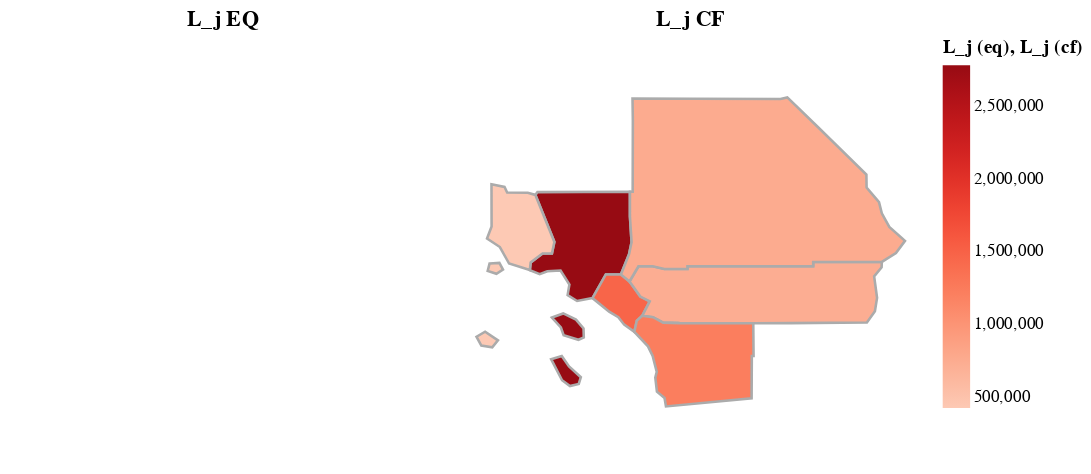

Notebook code cell kept with this figure:
### Code cell
alt.hconcat(map_L_j_eq, map_L_j_cf)

### Figure 1 — Vega-Lite specification as saved in the notebook (floating-point values rounded to 4 significant figures)
{"config": {"view": {"continuousWidth": 300, "continuousHeight": 300}}, "hconcat": [{"data": {"values": [{"type": "Feature", "geometry": {"type": "MultiPolygon", "coordinates": [[[[-118.1, 33.69], [-118.3, 33.66], [-118.5, 33.73], [-118.4, 33.84], [-118.6, 33.99], [-118.7, 33.98], [-118.8, 33.95], [-119.0, 33.99], [-118.9, 34.07], [-118.8, 34.17], [-118.7, 34.17], [-118.6, 34.29], [-118.9, 34.79], [-118.9, 34.82], [-117.7, 34.82], [-117.7, 34.56], [-117.6, 34.29], [-117.7, 34.16], [-117.8, 33.95], [-118.0, 33.95], [-118.1, 33.69]]], [[[-118.7, 33.49], [-118.5, 33.53], [-118.4, 33.46], [-118.3, 33.37], [-118.3, 33.27], [-118.3, 33.25], [-118.5, 33.3], [-118.6, 33.38], [-118.7, 33.49]]], [[[-118.7, 33.04], [-118.5, 33.07], [-118.4, 32.96], [-118.3, 32.85], [-118.3, 32.77], [-118.4, 32.75], [-118.5, 32.81], [-118.7, 33.04]]]]}, "properties": {"county_j_name": "Los Angeles", "county_j": 0, "w_j_emp_data": 83554, "w_j_county_data": 378140908586, "L_j_data": 4525711, "_n_firms_j_data": 572385, "w_j_emp_norm_data": 1.061, "w_j_county_norm_data": 1.061, "L_j_cf": 2781000.0, "diff_L_j": -1745000.0, "FID": 1993}}, {"type": "Feature", "geometry": {"type": "Polygon", "coordinates": [[[-117.8, 33.95], [-117.7, 33.87], [-117.5, 33.71], [-117.4, 33.66], [-117.5, 33.51], [-117.6, 33.45], [-117.6, 33.33], [-117.7, 33.41], [-117.8, 33.49], [-117.9, 33.55], [-118.1, 33.69], [-118.0, 33.95], [-117.8, 33.95]]]}, "properties": {"county_j_name": "Orange", "county_j": 1, "w_j_emp_data": 81403, "w_j_county_data": 135232345686, "L_j_data": 1661276, "_n_firms_j_data": 148394, "w_j_emp_norm_data": 1.034, "w_j_county_norm_data": 1.034, "L_j_cf": 1472000.0, "diff_L_j": -189000.0, "FID": 362}}, {"type": "Feature", "geometry": {"type": "Polygon", "coordinates": [[[-116.1, 33.43], [-117.0, 33.43], [-117.2, 33.43], [-117.4, 33.49], [-117.5, 33.51], [-117.4, 33.66], [-117.5, 33.71], [-117.7, 33.87], [-117.6, 34.03], [-117.4, 34.03], [-117.2, 34.0], [-116.9, 34.0], [-116.9, 34.03], [-116.3, 34.03], [-115.3, 34.03], [-115.3, 34.08], [-114.4, 34.08], [-114.4, 34.02], [-114.5, 33.93], [-114.5, 33.7], [-114.5, 33.55], [-114.6, 33.43], [-115.6, 33.43], [-116.1, 33.43]]]}, "properties": {"county_j_name": "Riverside", "county_j": 2, "w_j_emp_data": 59734, "w_j_county_data": 50202249277, "L_j_data": 840433, "_n_firms_j_data": 86446, "w_j_emp_norm_data": 0.7587, "w_j_county_norm_data": 0.7587, "L_j_cf": 729300.0, "diff_L_j": -111100.0, "FID": 2943}}, {"type": "Feature", "geometry": {"type": "Polygon", "coordinates": [[[-117.7, 33.87], [-117.8, 33.95], [-117.7, 34.16], [-117.6, 34.29], [-117.7, 34.56], [-117.7, 34.82], [-117.6, 34.82], [-117.6, 35.56], [-117.6, 35.8], [-116.9, 35.8], [-115.7, 35.79], [-115.6, 35.81], [-115.3, 35.5], [-114.6, 35.0], [-114.6, 34.87], [-114.5, 34.71], [-114.4, 34.59], [-114.3, 34.45], [-114.1, 34.3], [-114.3, 34.17], [-114.4, 34.08], [-115.3, 34.08], [-115.3, 34.03], [-116.3, 34.03], [-116.9, 34.03], [-116.9, 34.0], [-117.2, 34.0], [-117.4, 34.03], [-117.6, 34.03], [-117.7, 33.87]]]}, "properties": {"county_j_name": "San Bernardino", "county_j": 3, "w_j_emp_data": 62368, "w_j_county_data": 52757761723, "L_j_data": 845908, "_n_firms_j_data": 77170, "w_j_emp_norm_data": 0.7921, "w_j_county_norm_data": 0.7921, "L_j_cf": 757100.0, "diff_L_j": -88850.0, "FID": 817}}, {"type": "Feature", "geometry": {"type": "Polygon", "coordinates": [[[-117.6, 33.33], [-117.6, 33.45], [-117.5, 33.51], [-117.4, 33.49], [-117.2, 33.43], [-117.0, 33.43], [-116.1, 33.43], [-116.1, 33.07], [-116.1, 33.07], [-116.1, 32.62], [-117.2, 32.53], [-117.2, 32.62], [-117.3, 32.69], [-117.3, 32.84], [-117.3, 32.9], [-117.4, 33.08], [-117.4, 33.18], [-117.6, 33.33]]]}, "properties": {"county_j_name": "San Diego", "county_j": 4, "w_j_emp_data": 82854, "w_j_county_data": 127309240480, "L_j_data": 1536541, "_n_firms_j_data": 133031, "w_j_emp_norm_data": 1.052, "w_j_county_norm_data": 1.052, "L_j_cf": 1222000.0, "diff_L_j": -315000.0, "FID": 1896}}, {"type": "Feature", "geometry": {"type": "MultiPolygon", "coordinates": [[[[-119.4, 34.9], [-119.3, 34.87], [-119.2, 34.81], [-119.0, 34.81], [-118.9, 34.79], [-118.6, 34.29], [-118.7, 34.17], [-118.8, 34.17], [-118.9, 34.07], [-119.0, 33.99], [-119.2, 34.06], [-119.3, 34.24], [-119.5, 34.33], [-119.4, 34.46], [-119.4, 34.9]]], [[[-119.5, 34.06], [-119.3, 34.07], [-119.3, 34.0], [-119.4, 33.95], [-119.5, 33.98], [-119.5, 34.06]]], [[[-119.6, 33.28], [-119.5, 33.33], [-119.4, 33.24], [-119.4, 33.17], [-119.6, 33.19], [-119.6, 33.28]]]]}, "properties": {"county_j_name": "Ventura", "county_j": 5, "w_j_emp_data": 70487, "w_j_county_data": 23702861713, "L_j_data": 336272, "_n_firms_j_data": 31435, "w_j_emp_norm_data": 0.8953, "w_j_county_norm_data": 0.8953, "L_j_cf": 422000.0, "diff_L_j": 85710.0, "FID": 963}}]}, "mark": {"type": "geoshape", "stroke": "#cdcdcd", "strokeWidth": 1.5}, "encoding": {"color": {"field": "properties.L_j_eq", "scale": {"scheme": "reds"}, "title": "L_j (eq)", "type": "quantitative"}}, "height": 250, "projection": {"type": "mercator"}, "title": "L_j EQ", "width": 250}, {"data": {"values": [{"type": "Feature", "geometry": {"type": "MultiPolygon", "coordinates": [[[[-118.1, 33.69], [-118.3, 33.66], [-118.5, 33.73], [-118.4, 33.84], [-118.6, 33.99], [-118.7, 33.98], [-118.8, 33.95], [-119.0, 33.99], [-118.9, 34.07], [-118.8, 34.17], [-118.7, 34.17], [-118.6, 34.29], [-118.9, 34.79], [-118.9, 34.82], [-117.7, 34.82], [-117.7, 34.56], [-117.6, 34.29], [-117.7, 34.16], [-117.8, 33.95], [-118.0, 33.95], [-118.1, 33.69]]], [[[-118.7, 33.49], [-118.5, 33.53], [-118.4, 33.46], [-118.3, 33.37], [-118.3, 33.27], [-118.3, 33.25], [-118.5, 33.3], [-118.6, 33.38], [-118.7, 33.49]]], [[[-118.7, 33.04], [-118.5, 33.07], [-118.4, 32.96], [-118.3, 32.85], [-118.3, 32.77], [-118.4, 32.75], [-118.5, 32.81], [-118.7, 33.04]]]]}, "properties": {"county_j_name": "Los Angeles", "county_j": 0, "w_j_emp_data": 83554, "w_j_county_data": 378140908586, "L_j_data": 4525711, "_n_firms_j_data": 572385, "w_j_emp_norm_data": 1.061, "w_j_county_norm_data": 1.061, "L_j_cf": 2781000.0, "diff_L_j": -1745000.0, "FID": 1993}}, {"type": "Feature", "geometry": {"type": "Polygon", "coordinates": [[[-117.8, 33.95], [-117.7, 33.87], [-117.5, 33.71], [-117.4, 33.66], [-117.5, 33.51], [-117.6, 33.45], [-117.6, 33.33], [-117.7, 33.41], [-117.8, 33.49], [-117.9, 33.55], [-118.1, 33.69], [-118.0, 33.95], [-117.8, 33.95]]]}, "properties": {"county_j_name": "Orange", "county_j": 1, "w_j_emp_data": 81403, "w_j_county_data": 135232345686, "L_j_data": 1661276, "_n_firms_j_data": 148394, "w_j_emp_norm_data": 1.034, "w_j_county_norm_data": 1.034, "L_j_cf": 1472000.0, "diff_L_j": -189000.0, "FID": 362}}, {"type": "Feature", "geometry": {"type": "Polygon", "coordinates": [[[-116.1, 33.43], [-117.0, 33.43], [-117.2, 33.43], [-117.4, 33.49], [-117.5, 33.51], [-117.4, 33.66], [-117.5, 33.71], [-117.7, 33.87], [-117.6, 34.03], [-117.4, 34.03], [-117.2, 34.0], [-116.9, 34.0], [-116.9, 34.03], [-116.3, 34.03], [-115.3, 34.03], [-115.3, 34.08], [-114.4, 34.08], [-114.4, 34.02], [-114.5, 33.93], [-114.5, 33.7], [-114.5, 33.55], [-114.6, 33.43], [-115.6, 33.43], [-116.1, 33.43]]]}, "properties": {"county_j_name": "Riverside", "county_j": 2, "w_j_emp_data": 59734, "w_j_county_data": 50202249277, "L_j_data": 840433, "_n_firms_j_data": 86446, "w_j_emp_norm_data": 0.7587, "w_j_county_norm_data": 0.7587, "L_j_cf": 729300.0, "diff_L_j": -111100.0, "FID": 2943}}, {"type": "Feature", "geometry": {"type": "Polygon", "coordinates": [[[-117.7, 33.87], [-117.8, 33.95], [-117.7, 34.16], [-117.6, 34.29], [-117.7, 34.56], [-117.7, 34.82], [-117.6, 34.82], [-117.6, 35.56], [-117.6, 35.8], [-116.9, 35.8], [-115.7, 35.79], [-115.6, 35.81], [-115.3, 35.5], [-114.6, 35.0], [-114.6, 34.87], [-114.5, 34.71], [-114.4, 34.59], [-114.3, 34.45], [-114.1, 34.3], [-114.3, 34.17], [-114.4, 34.08], [-115.3, 34.08], [-115.3, 34.03], [-116.3, 34.03], [-116.9, 34.03], [-116.9, 34.0], [-117.2, 34.0], [-117.4, 34.03], [-117.6, 34.03], [-117.7, 33.87]]]}, "properties": {"county_j_name": "San Bernardino", "county_j": 3, "w_j_emp_data": 62368, "w_j_county_data": 52757761723, "L_j_data": 845908, "_n_firms_j_data": 77170, "w_j_emp_norm_data": 0.7921, "w_j_county_norm_data": 0.7921, "L_j_cf": 757100.0, "diff_L_j": -88850.0, "FID": 817}}, {"type": "Feature", "geometry": {"type": "Polygon", "coordinates": [[[-117.6, 33.33], [-117.6, 33.45], [-117.5, 33.51], [-117.4, 33.49], [-117.2, 33.43], [-117.0, 33.43], [-116.1, 33.43], [-116.1, 33.07], [-116.1, 33.07], [-116.1, 32.62], [-117.2, 32.53], [-117.2, 32.62], [-117.3, 32.69], [-117.3, 32.84], [-117.3, 32.9], [-117.4, 33.08], [-117.4, 33.18], [-117.6, 33.33]]]}, "properties": {"county_j_name": "San Diego", "county_j": 4, "w_j_emp_data": 82854, "w_j_county_data": 127309240480, "L_j_data": 1536541, "_n_firms_j_data": 133031, "w_j_emp_norm_data": 1.052, "w_j_county_norm_data": 1.052, "L_j_cf": 1222000.0, "diff_L_j": -315000.0, "FID": 1896}}, {"type": "Feature", "geometry": {"type": "MultiPolygon", "coordinates": [[[[-119.4, 34.9], [-119.3, 34.87], [-119.2, 34.81], [-119.0, 34.81], [-118.9, 34.79], [-118.6, 34.29], [-118.7, 34.17], [-118.8, 34.17], [-118.9, 34.07], [-119.0, 33.99], [-119.2, 34.06], [-119.3, 34.24], [-119.5, 34.33], [-119.4, 34.46], [-119.4, 34.9]]], [[[-119.5, 34.06], [-119.3, 34.07], [-119.3, 34.0], [-119.4, 33.95], [-119.5, 33.98], [-119.5, 34.06]]], [[[-119.6, 33.28], [-119.5, 33.33], [-119.4, 33.24], [-119.4, 33.17], [-119.6, 33.19], [-119.6, 33.28]]]]}, "properties": {"county_j_name": "Ventura", "county_j": 5, "w_j_emp_data": 70487, "w_j_county_data": 23702861713, "L_j_data": 336272, "_n_firms_j_data": 31435, "w_j_emp_norm_data": 0.8953, "w_j_county_norm_data": 0.8953, "L_j_cf": 422000.0, "diff_L_j": 85710.0, "FID": 963}}]}, "mark": {"type": "geoshape", "stroke": "#ababab", "strokeWidth": 1.5}, "encoding": {"color": {"field": "properties.L_j_cf", "scale": {"scheme": "reds"}, "title": "L_j (cf)", "type": "quantitative"}}, "height": 250, "projection": {"type": "mercator"}, "title": "L_j CF", "width": 250}], "$schema": "https://vega.github.io/schema/vega-lite/v5.20.1.json"}
